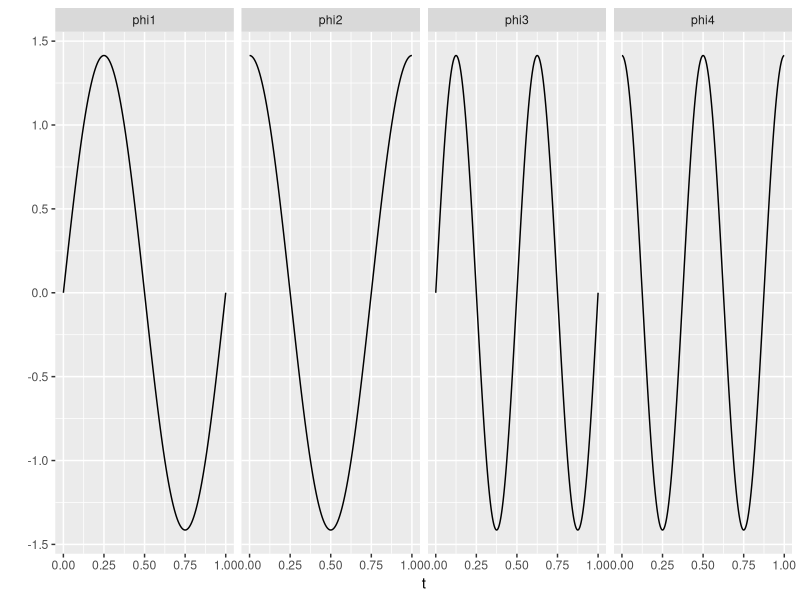
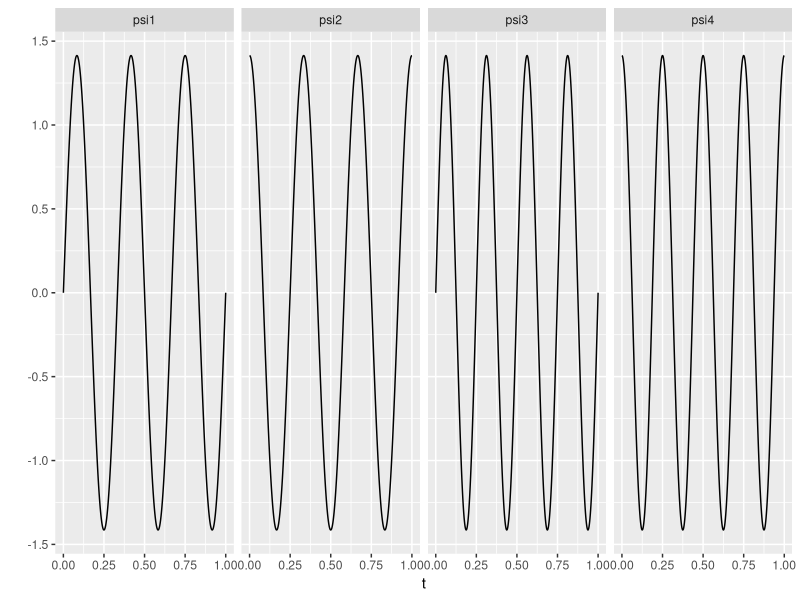
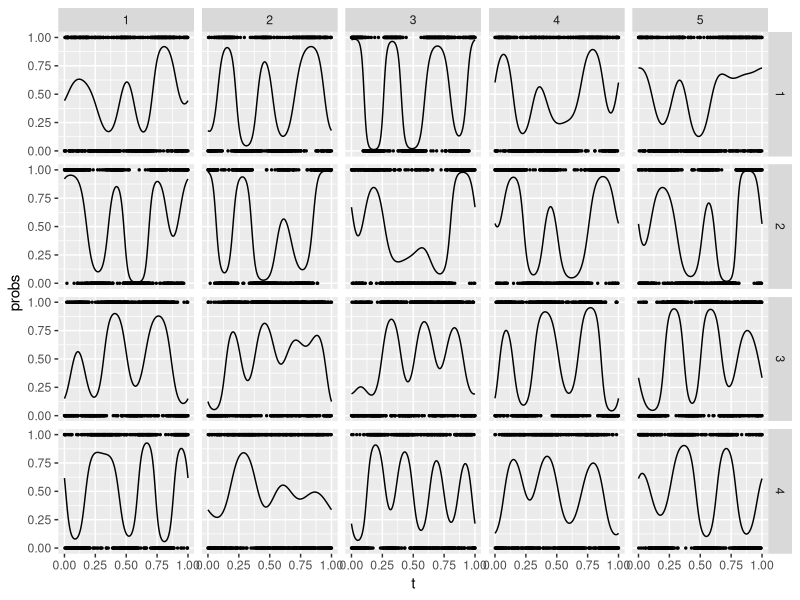

Reproduce these figures in R, in order. (Note: this script raises an error after producing the figures.)

# This code simulate multi-level binary functions



set.seed(625)

library(tidyverse)
library(here)


#### Simulation set up ####

N <- 100 # sample size 
J <- 5 # number of visit per subject
K <- 500 # number of observations per visit
t_vec <- seq(0, 1, length.out = K) # time grid
L <- 4 # number of level 1 eigenfunctions
M <- 4 # number of level 2 eigenfunctions

#### Eigenfunctions ####

# level 1 eigenfunctions:
phi_mat <- matrix(NA, nrow = K, ncol = L)
phi_mat[, 1] <- sqrt(2)*sin(2*pi*t_vec)
phi_mat[, 2] <- sqrt(2)*cos(2*pi*t_vec)
phi_mat[, 3] <- sqrt(2)*sin(4*pi*t_vec)
phi_mat[, 4] <- sqrt(2)*cos(4*pi*t_vec)

colnames(phi_mat) <- paste0("phi", 1:L)
head(phi_mat)

phi_mat %>% data.frame() %>%
  mutate(t=t_vec) %>%
  pivot_longer(starts_with("phi")) %>%
  ggplot()+
  geom_line(aes(x=t, y=value))+
  facet_wrap(~name, nrow= 1)+
  labs(x="t", y="")

# level 1 eigenvalues
lambda <- 0.5^((1:L)-1)

# level 2 eigenfunctions:
psi_mat <- matrix(NA, nrow = K, ncol = M)
psi_mat[, 1] <- sqrt(2)*sin(6*pi*t_vec)
psi_mat[, 2] <- sqrt(2)*cos(6*pi*t_vec)
psi_mat[, 3] <- sqrt(2)*sin(8*pi*t_vec)
psi_mat[, 4] <- sqrt(2)*cos(8*pi*t_vec)

colnames(psi_mat) <- paste0("psi", 1:M)
head(psi_mat)

psi_mat %>% data.frame() %>%
  mutate(t=t_vec) %>%
  pivot_longer(starts_with("psi")) %>%
  ggplot()+
  geom_line(aes(x=t, y=value))+
  facet_wrap(~name, nrow = 1)+
  labs(x="t", y="")

# level 2 eigenvalues
gamma <- 0.5^((1:M)-1)


#### Generate a full datasets ####

df_full <- expand.grid(id=1:N, visit = 1:J, t=t_vec) %>% arrange(id, visit, t)
df_full$eta <- NA

# containers for score: 
xi_true <- matrix(NA, nrow = N, ncol = L) # subject by eigenfunction
zeta_true <- array(NA, dim = c(N, J, M)) # subject by visit by eigenfunction

# generate latent function
for(i in 1:N){
  # level 1 score (subject): L by 1
  xi <- rnorm(L, 0, sqrt(lambda))
  xi_true[i, ] <- xi
  # level 2 score (subject-visit level): J by M
  # zeta <- sapply(gamma, function(x){rnorm(J, mean=0, sd = sqrt(x))})
  zeta <- rnorm(J*M, mean = 0, sd = rep(sqrt(gamma), J))
  zeta <- matrix(zeta, nrow = J, ncol=M, byrow = T) # visit by eigenfunction
  zeta_true[i,,] <- zeta
  # latent function
  ## subjectlevel
  eta_l1 <- phi_mat %*% xi
  eta_l1 <- rep(eta_l1, J)
  ## subject-visit level 
  eta_l2 <- psi_mat %*% t(zeta)
  eta_l2 <- as.vector(eta_l2)
  ## overall
  eta_i <- 0 + eta_l1 + eta_l2
  df_full[df_full$id==i, "eta"] <-  eta_i
}

# generate binary outcome
df_full <- df_full %>% mutate(probs = exp(eta)/(1+exp(eta))) 
df_full$Y <- rbinom(nrow(df_full), 1, df_full$probs)

#### Check data ####
# scores
apply(xi_true, 2, var)
apply(zeta_true, MARGIN = c(2,3), var)

# data
df_full %>% filter(id %in% 1:4) %>%
  ggplot()+
  geom_line(aes(x=t, y=probs))+
  geom_point(aes(x=t, y=Y), size = 0.5)+
  facet_grid(row = vars(id), col=vars(visit))
# Since the density of observation is much higher
# is very hard to see the change of activity with the flunctuations of eita

df_full %>% group_by(id, visit) %>% select(id, visit, Y) %>%
  summarise(freq = sum(Y))

#### save data ####
save(df_full, xi_true, zeta_true, file = here("Data/simData_K500.RData"))
